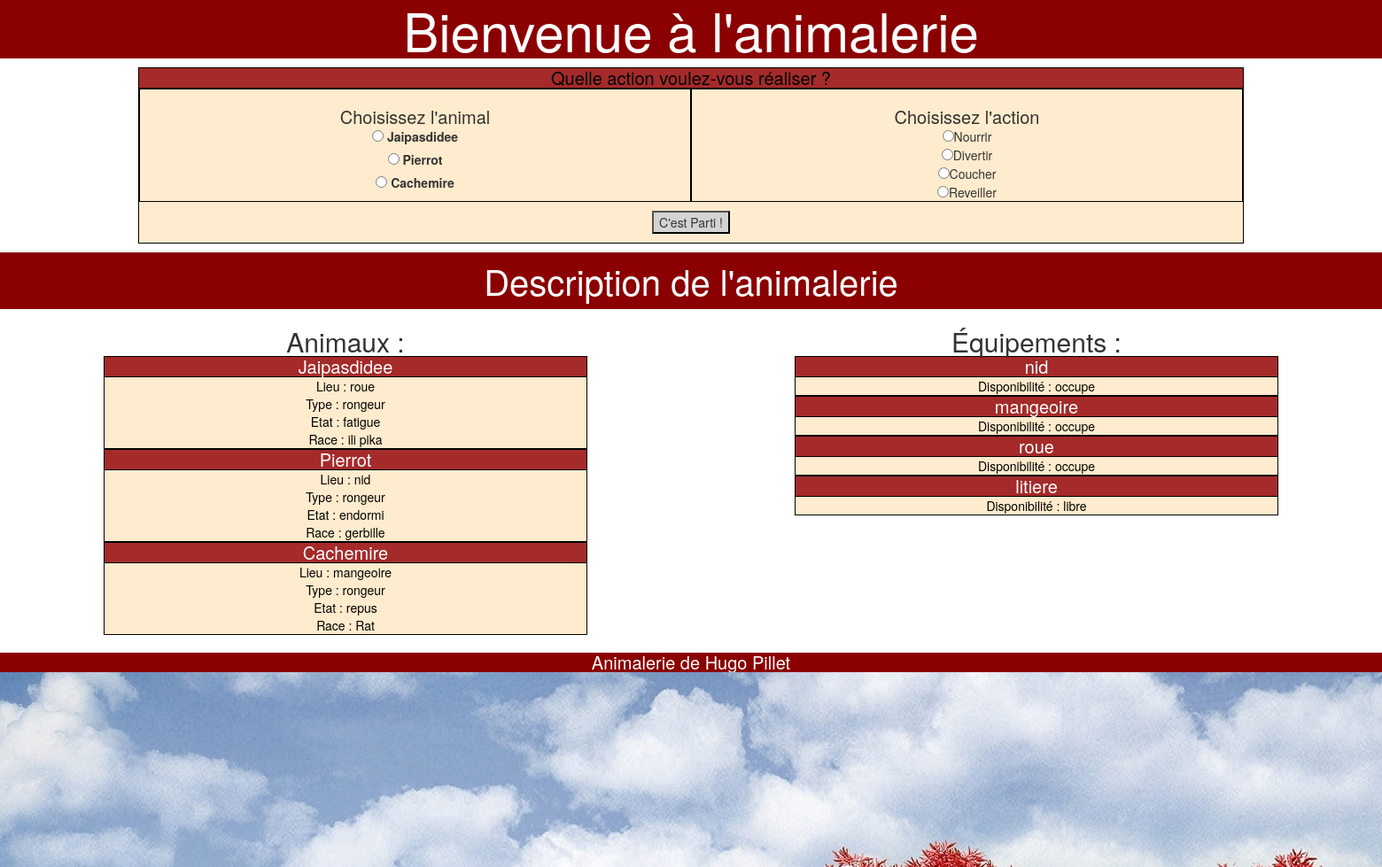
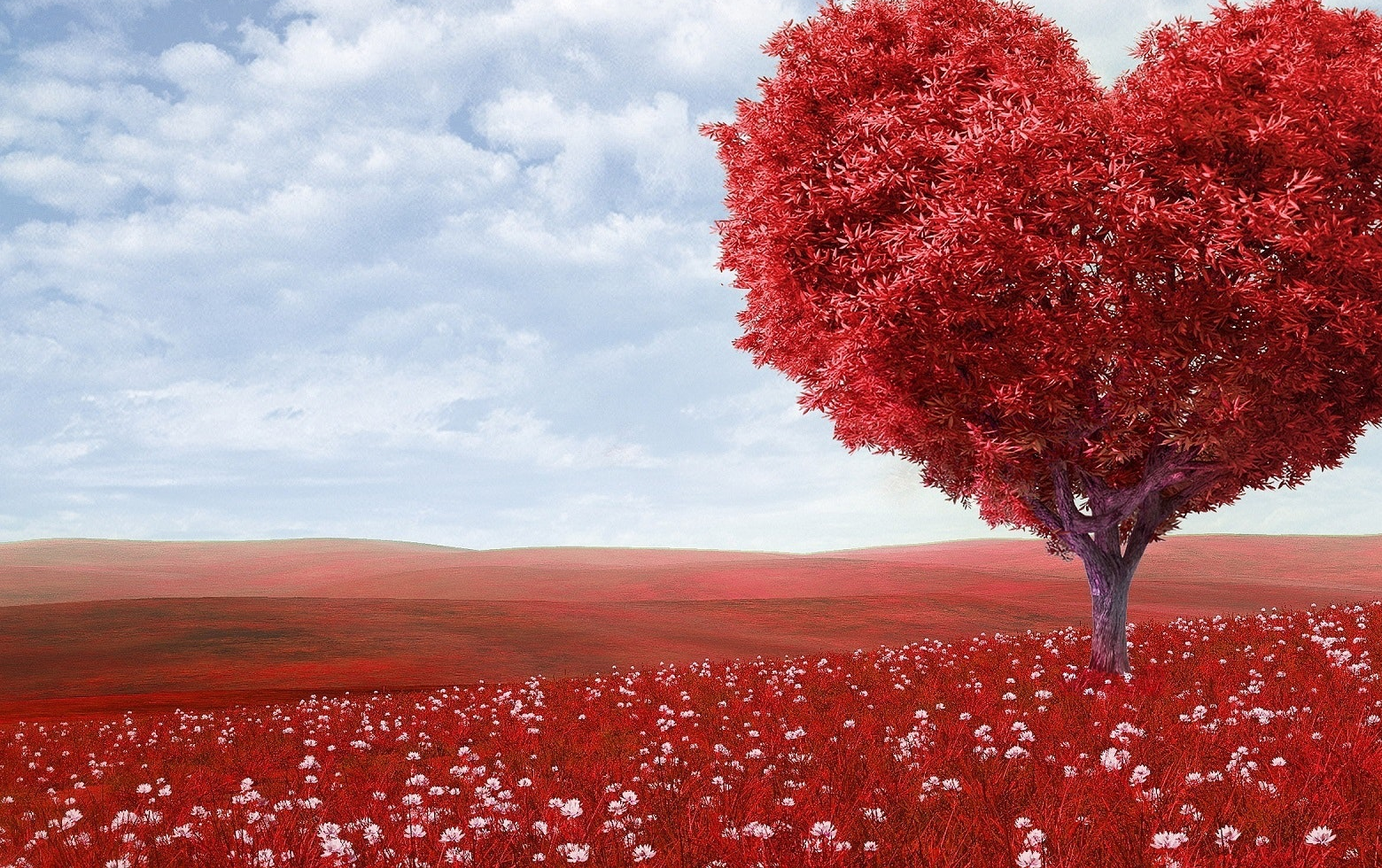
The page / on the database its author committed (2 pictures, top to bottom).
### animalerie/models.py (models this page shows, shortened)
class Animal(models.Model):
    nom = models.TextField()
    lieu = models.TextField()
    type = models.TextField()
    etat = models.CharField(max_length=100, choices=choix_etat)
    race = models.TextField()

class Equipement(models.Model):
    nom = models.TextField()
    dispo = models.TextField()

### animalerie/views.py (the view)
# urls.py: path('', views.index, name='index'),
def index(request):
    animals = Animal.objects.all()
    equipements = Equipement.objects.all()
    return render(request, 'animalerie/index.html', {'animals': animals, 'equipements': equipements})

### animalerie/templates/animalerie/index.html (shortened to what this page needs)
{% load static %}
<!DOCTYPE html>
<html lang="en">
<head>
    <link rel="stylesheet" href="//maxcdn.bootstrapcdn.com/bootstrap/3.2.0/css/bootstrap.min.css">
    <link rel="stylesheet" href="//maxcdn.bootstrapcdn.com/bootstrap/3.2.0/css/bootstrap-theme.min.css">
    <link rel="stylesheet" href="{% static 'animalerie/style.css' %}">
</head>
<body>
    <h3>Bienvenue à l'animalerie</h3>
    <div class="operationChoice">
        <form action="{% url 'animalerie:action' %}" method="post">
            <h1 class="labelChoix">Quelle action voulez-vous réaliser ?</h1>
            <div class="flexChoix">
                <div class="choixAnimal">
                    <h2 class="labelTitle">Choisissez l'animal</h2>
                    {% for animal in animals %}
                        <input type="radio" name="animal" id="animal{{ forloop.counter }}" value="{{ animal.id }}">
                        <label for="animal{{ forloop.counter }}">{{ animal.nom }}
                        </label><br>
                    {% endfor %}
                </div>
                <div class="choixAction">
                    <h2 class="labelTitle" >Choisissez l'action</h2>
                    <form action="">
                        <input type="radio" name="action" id="0" value="nourrir">Nourrir<br>
                        <input type="radio" name="action" id="1" value="divertir">Divertir<br>
                        <input type="radio" name="action" id="2" value="coucher">Coucher<br>
                        <input type="radio" name="action" id="3" value="reveiller">Reveiller<br>
                </div>
            </div>
            <button class="goAction" type="submit" value="Action"> C'est Parti !</button>
        </form>
    </div>
    <h4> Description de l'animalerie </h4>
    <div class="listes">
        <div class="animalsList">
            <h2>Animaux :</h2>
            {% for animal in animals %}
                <div class="oneAnimal">
                    <h1 class="name">{{animal.nom}}</h1>
                    <p>Lieu : {{animal.lieu}}</p>
                    <p>Type : {{animal.type}}</p>
                    <p>Etat : {{animal.etat}}</p>
                    <p>Race : {{animal.race}}</p>
                </div>
            {% endfor %}
        </div>
        <div class="equipementsList">
            <h2>Équipements :</h2>
            {% for equipement in equipements %}
                <div class="oneEquipement">
                    <h1 class="name">{{equipement.nom}}</h1>
                    <p>Disponibilité : {{equipement.dispo}}</p>
                </div>
            {% endfor %}
        </div>
    </div>
<footer>
    <h1>Animalerie de Hugo Pillet</h1>
</footer>
<img src="artistic-blossom-bright-207962.jpg" alt="">
</body>
</html>

### animalerie/static/animalerie/style.css (style rules this page uses)
.oneAnimal { background-color: #FFEBCD; color:black; border : 1px solid black; text-align: center; margin-bottom:15px; width:70%; margin: auto; }
.oneEquipement { background-color: #FFEBCD; color:black; border : 1px solid black; text-align: center; margin-bottom:15px; width:70%; margin: auto; }
.name { border-bottom : 1px solid black; background-color: #A52A2A; margin-top:0px; }
h4 { text-align:center; margin-bottom: 0px; background-color: #8B0000; font-style : gras ; color : white; margin-top : 0px; padding-top: 10px; padding-bottom:10px; font-size:40px; }
h2 { text-align:center; margin-bottom:0px; }
.animalsList { width:50%; }
.equipementsList { width:50%; }
.listes { display: flex; justify-content: space-around; margin-bottom:15px; }
p { margin-bottom:0px; margin-top:0px; }
footer { text-align:center; background-color : #87CEFA; }
h3 { font-size:60px; text-align: center; color : white; background-color: #8B0000; font-style: gras; margin-top:0px; }
.flexChoix { display: flex; justify-content: space-around; margin-bottom:15px; margin-bottom:0px; }
.operationChoice { background-color: #FFEBCD; border : 1px solid black; width:80%; margin:auto; margin-bottom:10px; text-align:center; }
.labelChoix { border-bottom: 1px solid black; background-color : #A52A2A; color : black; margin-top:0px; margin-bottom:0px; }
.choixAnimal { border: 1px solid black; width:50%; }
.choixAction { border: 1px solid black; width:50%; }
.labelTitle { font-size : 20px; }
.goAction { margin-top : 10px; margin-bottom : 10px; background-color : #D3D3D3; }
h1 { font-size:20px; text-align: center; color : white; background-color: #8B0000; font-style: gras; margin-bottom:0px; }

### rows shown on the page
Animal: nom "Jaipasdidee", lieu "roue", type "rongeur", etat "fatigue", race "ili pika"
Animal: nom "Pierrot", lieu "nid", type "rongeur", etat "endormi", race "gerbille"
Animal: nom "Cachemire", lieu "mangeoire", type "rongeur", etat "repus", race "Rat"
Equipement: nom "nid", dispo "occupe"
Equipement: nom "mangeoire", dispo "occupe"
Equipement: nom "roue", dispo "occupe"
Equipement: nom "litiere", dispo "libre"
